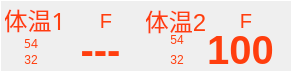
  <widget class="QFrame" name="frame_temp">
   <property name="geometry">
    <rect>
     <x>730</x>
     <y>655</y>
     <width>292</width>
     <height>72</height>
    </rect>
   </property>
   <property name="styleSheet">
    <string notr="true">color:rgb(255, 62, 14);
border-color: rgb(255, 255, 255);
border-style:solid;
border-width:1px;</string>
   </property>
   <property name="frameShape">
    <enum>QFrame::StyledPanel</enum>
   </property>
   <property name="frameShadow">
    <enum>QFrame::Plain</enum>
   </property>
   <widget class="QLabel" name="TextLabel_TiWen_1">
    <property name="geometry">
     <rect>
      <x>5</x>
      <y>5</y>
      <width>59</width>
      <height>30</height>
     </rect>
    </property>
    <property name="font">
     <font>
      <family>WenQuanYi Micro Hei Mono</family>
      <pointsize>18</pointsize>
     </font>
    </property>
    <property name="styleSheet">
     <string notr="true">border-style:none;</string>
    </property>
    <property name="frameShape">
     <enum>QFrame::NoFrame</enum>
    </property>
    <property name="frameShadow">
     <enum>QFrame::Raised</enum>
    </property>
    <property name="lineWidth">
     <number>1</number>
    </property>
    <property name="text">
     <string>体温1</string>
    </property>
    <property name="alignment">
     <set>Qt::AlignCenter</set>
    </property>
   </widget>
   <widget class="QLabel" name="TextLabel_TiWen_1_ShangXian">
    <property name="geometry">
     <rect>
      <x>15</x>
      <y>36</y>
      <width>32</width>
      <height>15</height>
     </rect>
    </property>
    <property name="font">
     <font>
      <family>WenQuanYi Micro Hei Mono</family>
     </font>
    </property>
    <property name="styleSheet">
     <string notr="true">border-style:none;</string>
    </property>
    <property name="text">
     <string>54</string>
    </property>
    <property name="alignment">
     <set>Qt::AlignCenter</set>
    </property>
   </widget>
   <widget class="QLabel" name="TextLabel_TiWen_1_XiaXian">
    <property name="geometry">
     <rect>
      <x>15</x>
      <y>52</y>
      <width>32</width>
      <height>15</height>
     </rect>
    </property>
    <property name="styleSheet">
     <string notr="true">border-style:none;</string>
    </property>
    <property name="text">
     <string>32</string>
    </property>
    <property name="alignment">
     <set>Qt::AlignCenter</set>
    </property>
   </widget>
   <widget class="QLabel" name="TextLabel_TiWen_2_XiaXian">
    <property name="geometry">
     <rect>
      <x>161</x>
      <y>52</y>
      <width>32</width>
      <height>15</height>
     </rect>
    </property>
    <property name="styleSheet">
     <string notr="true">border-style:none;</string>
    </property>
    <property name="text">
     <string>32</string>
    </property>
    <property name="alignment">
     <set>Qt::AlignCenter</set>
    </property>
   </widget>
   <widget class="QLabel" name="TextLabel_TiWen_2">
    <property name="geometry">
     <rect>
      <x>146</x>
      <y>5</y>
      <width>59</width>
      <height>30</height>
     </rect>
    </property>
    <property name="font">
     <font>
      <pointsize>18</pointsize>
     </font>
    </property>
    <property name="styleSheet">
     <string notr="true">border-style:none;</string>
    </property>
    <property name="text">
     <string>体温2</string>
    </property>
    <property name="alignment">
     <set>Qt::AlignCenter</set>
    </property>
   </widget>
   <widget class="QLabel" name="TextLabel_TiWen_2_ShangXian">
    <property name="geometry">
     <rect>
      <x>161</x>
      <y>32</y>
      <width>32</width>
      <height>15</height>
     </rect>
    </property>
    <property name="styleSheet">
     <string notr="true">border-style:none;</string>
    </property>
    <property name="text">
     <string>54</string>
    </property>
    <property name="alignment">
     <set>Qt::AlignCenter</set>
    </property>
   </widget>
   <widget class="QLabel" name="TextLabel_TiWen_1_value_2">
    <property name="geometry">
     <rect>
      <x>60</x>
      <y>32</y>
      <width>81</width>
      <height>35</height>
     </rect>
    </property>
    <property name="font">
     <font>
      <pointsize>30</pointsize>
      <weight>75</weight>
      <bold>true</bold>
     </font>
    </property>
    <property name="styleSheet">
     <string notr="true">border-style:none;</string>
    </property>
    <property name="text">
     <string>---</string>
    </property>
    <property name="alignment">
     <set>Qt::AlignCenter</set>
    </property>
   </widget>
   <widget class="QLabel" name="TextLabel_TiWen_SheShiDu">
    <property name="geometry">
     <rect>
      <x>90</x>
      <y>10</y>
      <width>32</width>
      <height>21</height>
     </rect>
    </property>
    <property name="font">
     <font>
      <pointsize>15</pointsize>
     </font>
    </property>
    <property name="styleSheet">
     <string notr="true">border-style:none;</string>
    </property>
    <property name="text">
     <string>F</string>
    </property>
    <property name="alignment">
     <set>Qt::AlignCenter</set>
    </property>
   </widget>
   <widget class="QLabel" name="TextLabel_TiWen_2_value_2">
    <property name="geometry">
     <rect>
      <x>200</x>
      <y>32</y>
      <width>81</width>
      <height>35</height>
     </rect>
    </property>
    <property name="font">
     <font>
      <pointsize>30</pointsize>
      <weight>75</weight>
      <bold>true</bold>
     </font>
    </property>
    <property name="styleSheet">
     <string notr="true">border-style:none;</string>
    </property>
    <property name="text">
     <string>100</string>
    </property>
    <property name="alignment">
     <set>Qt::AlignCenter</set>
    </property>
   </widget>
   <widget class="QLabel" name="TextLabel_TiWen_SheShiDu2">
    <property name="geometry">
     <rect>
      <x>230</x>
      <y>10</y>
      <width>32</width>
      <height>21</height>
     </rect>
    </property>
    <property name="font">
     <font>
      <pointsize>15</pointsize>
     </font>
    </property>
    <property name="styleSheet">
     <string notr="true">border-style:none;</string>
    </property>
    <property name="text">
     <string>F</string>
    </property>
    <property name="alignment">
     <set>Qt::AlignCenter</set>
    </property>
   </widget>
  </widget>
